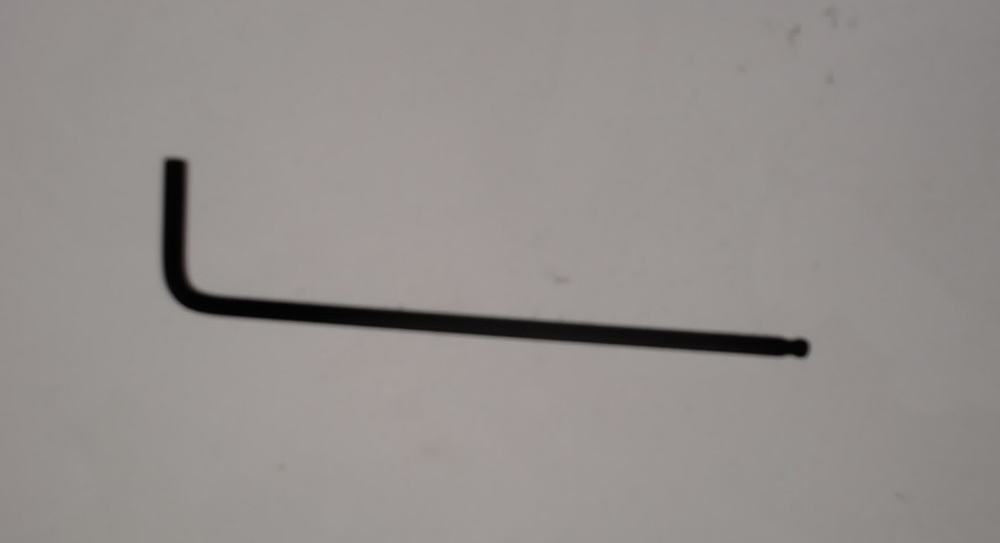
#> input picture AllenWrench3mm2.png, 1000 x 543 px, shrunk from 1359 x 738 before the run
$ python ShapeFinder.py
#> lines starting #> are read from the running program, lines starting #| are printed output that depends on the picture; after the words box and inside, x2 and y2 are one past the last pixel; in counts of white or black regions, pixels touching at a corner belong together
import argparse
import imutils
import cv2


#argparser = argparse.ArgumentParser()
#argparser.add_argument ("-i", "--image", #required=True, help="path to the image")
#args = vars(argparser.parse_args())
#image = cv2.imread(args["image"])

image = cv2.imread("AllenWrench3mm2.png") # A test image
#> image is the input picture: shape (543, 1000, 3); mean B, G, R 140.7, 143.4, 148.2

gray = cv2.cvtColor(image, cv2.COLOR_BGR2GRAY)
blurred = cv2.GaussianBlur(gray, (5, 5), 0)
thresh = cv2.threshold(blurred, 40,255,cv2.THRESH_BINARY)[1] #Simple binary threshold; anything over 60 gets turned to 255, anything under 60 gets turned to 0
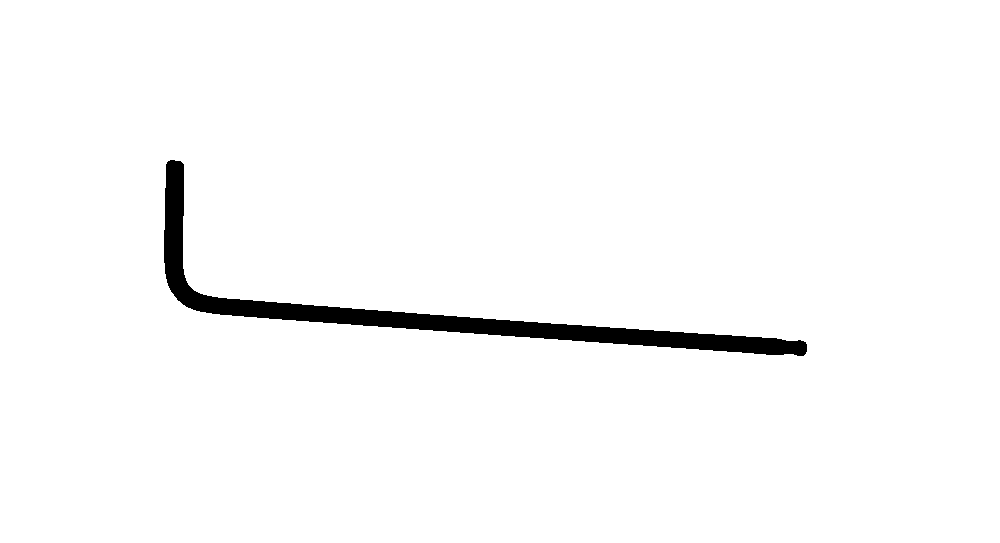
#> thresh: shape (543, 1000); 97.7% white; 1 black region, box (x1, y1, x2, y2) and area: (164, 160, 807, 356) 12525

thresh = cv2.bitwise_not(thresh) #invert the image (black to white, since black is 0 and findContours looks for anything BUT 0)
#> thresh: shape (543, 1000); 2.3% white; 1 white region

contours = cv2.findContours(thresh.copy(), cv2.RETR_EXTERNAL, cv2.CHAIN_APPROX_SIMPLE) #Finds contours in the image. The 2nd and 3rd arguments are  the retrieval mode and contour simplification mode respectively. I'm not sure why it requires a .copy() of the image... maybe it tries to change it?
#> contours = 1 contour; box (x1, y1, x2, y2) and area: (164, 160, 807, 356) 11759
contours = imutils.grab_contours(contours) #parse the output of findContours with Adrian (from PyImageSearch)'s fancy imutils library

# Get a list of the areas of all the contours (in preparation of picking the biggest one)
contour_areas = []
for contour in contours:
	contour_areas.append(cv2.contourArea(contour)) #calculates the area of the contour
#> this loop made 1 pass
#> after the loop, contour_areas = [11759]

contour_areas.sort() #Sort all the contour areas from largest to smallest
wrench_area = contour_areas[len(contour_areas)-1] #get the last item (the largest) in the list. Note that len() returns the size (say, 5 elements) but the last element has index len()-1 (which would be 4)
#> wrench_area = 11759

print(wrench_area)
#| 11759.0
#> (the run stopped early here; a loop or call above may not have finished)

$ run again, with AllenWrench3mm.png copied over AllenWrench3mm2.png
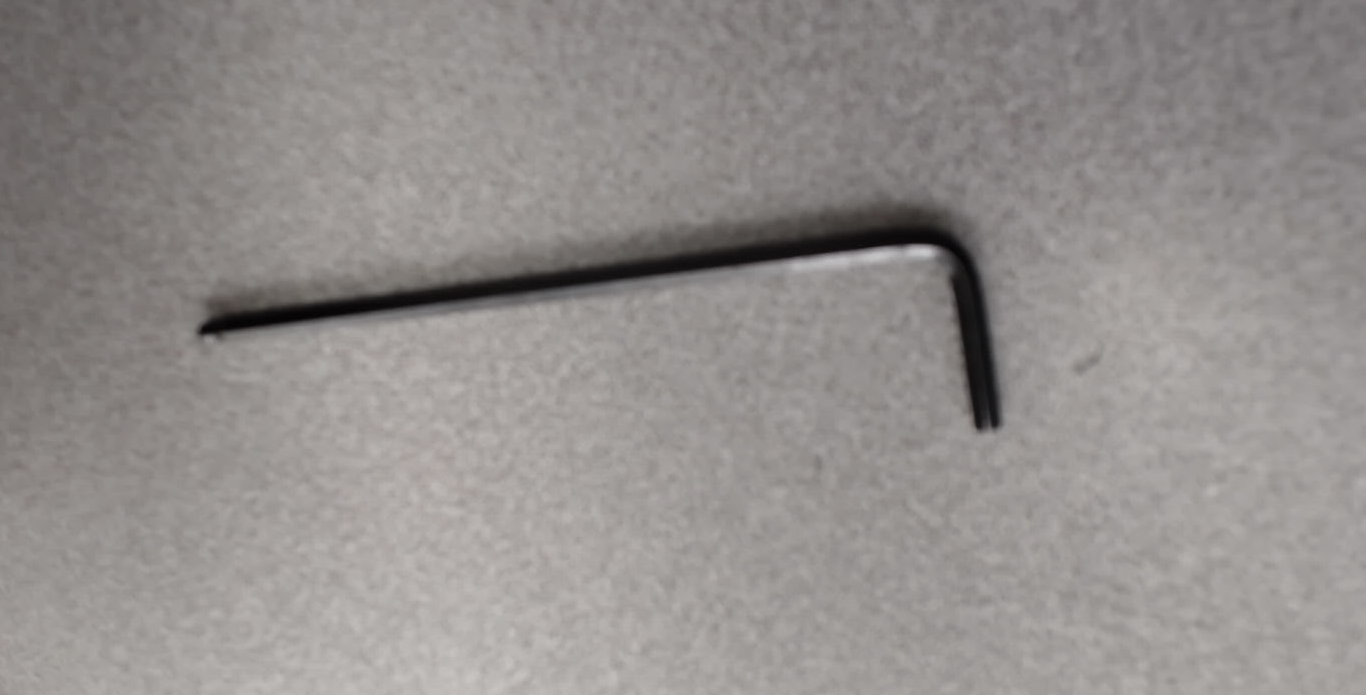
#> input picture AllenWrench3mm.png, 1366 x 695 px
#> image is the input picture: shape (695, 1366, 3); mean B, G, R 140.7, 142.8, 147
#> `thresh = cv2.threshold(blurred, 40,255,cv2.THRESH_BINARY)[1]`:
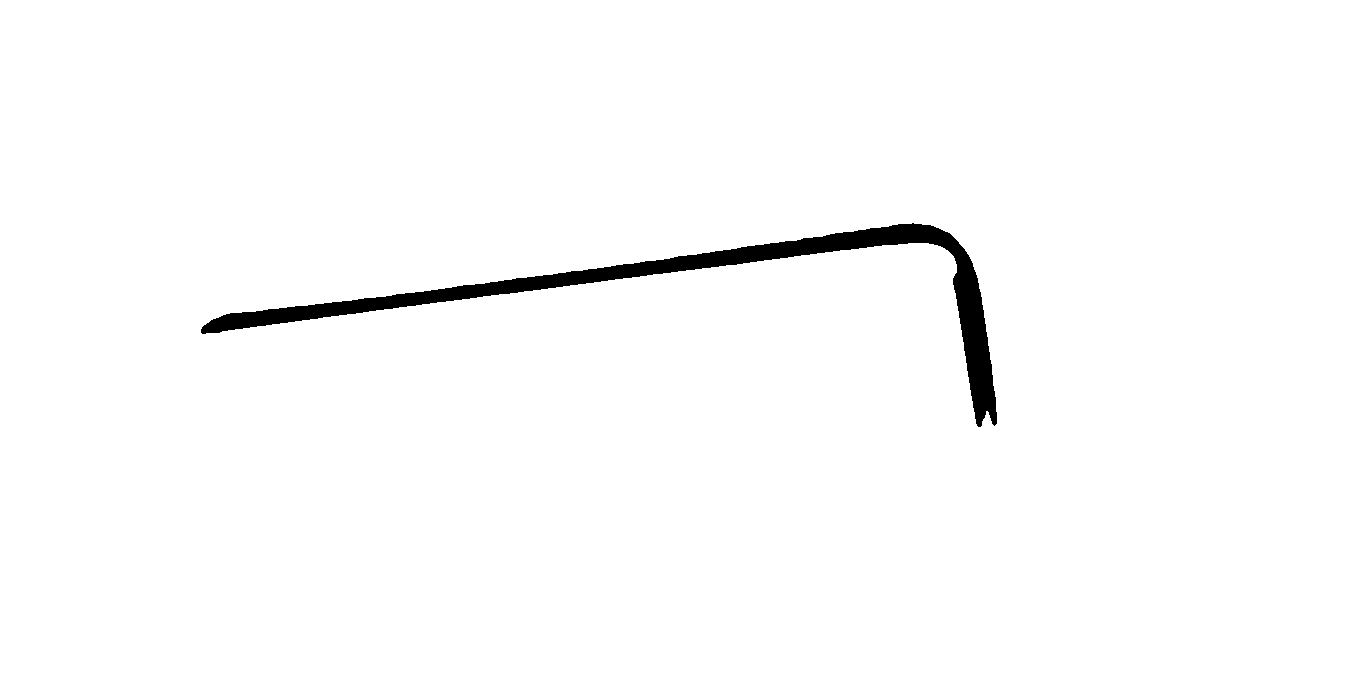
#> thresh: shape (695, 1366); 98.4% white; 1 black region, box (x1, y1, x2, y2) and area: (201, 223, 997, 427) 15313
#> contours = 1 contour; box (x1, y1, x2, y2) and area: (201, 223, 997, 427) 14362
#> the loop `for contour in contours:` made 1 pass
#> after the loop `for contour in contours:`: contour_areas = [14361.5]
#> wrench_area = 14361.5
#| 14361.5
